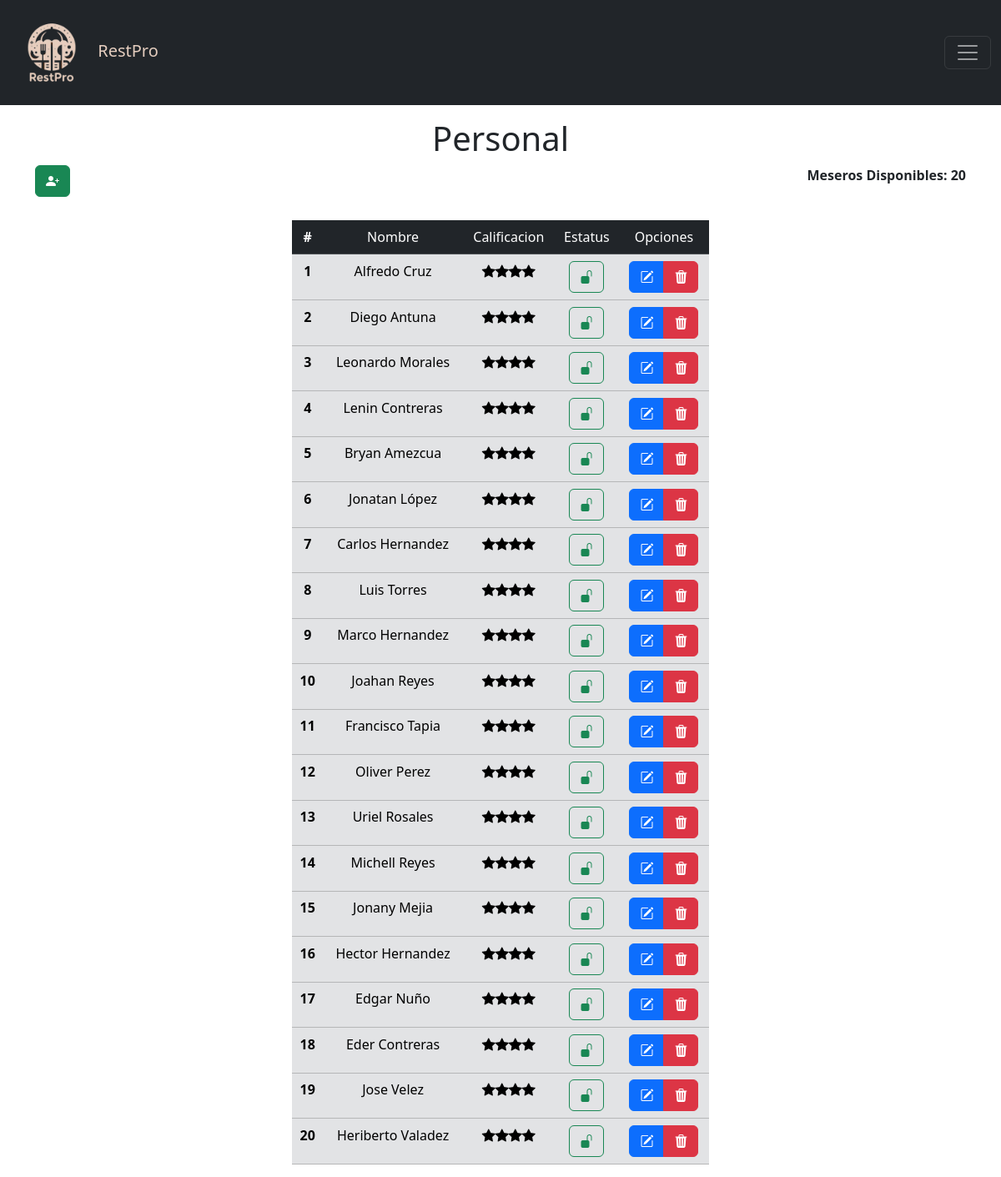
/vistas/personal/personal.php (signed in), run on an earlier commit of the app's database.
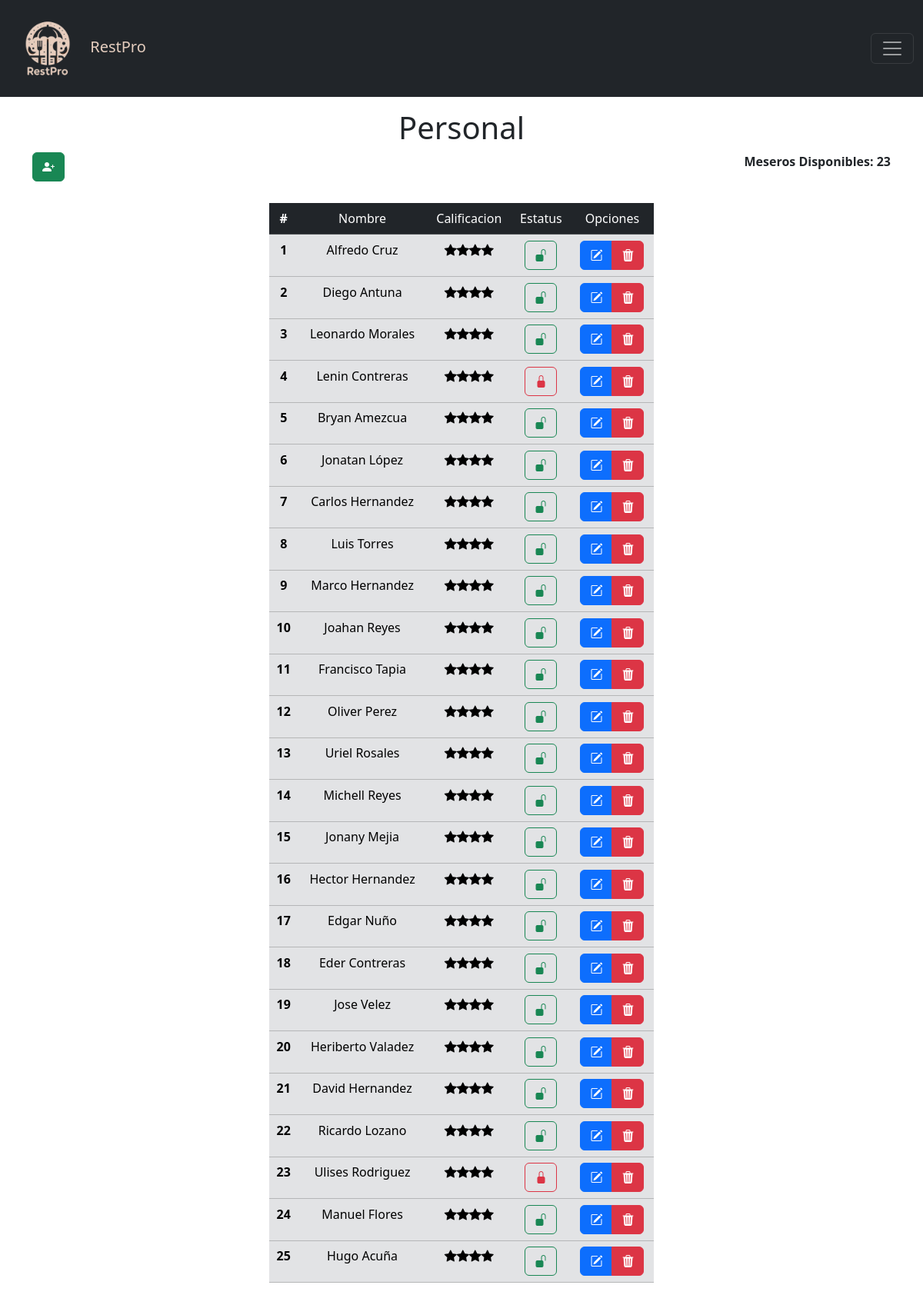
And on a later commit of the database.
### tables this page shows
CREATE TABLE IF NOT EXISTS `personal` (
  `id` int NOT NULL AUTO_INCREMENT,
  `nombre` varchar(50) NOT NULL,
  `apellido` varchar(50) NOT NULL,
  `calificacion` int NOT NULL DEFAULT '4',
  `estado` int NOT NULL DEFAULT '1' COMMENT '0: inactivo, 1: activo',
  PRIMARY KEY (`id`)
);

### vistas/personal/personal.php (the view, shortened to what this page needs)
<?php
$ubicacion = "../../";
$titulo = "Personal";
include($ubicacion . "includes/header.php");
include($ubicacion . "config/conexion.php");
$result = $pdo->query("SELECT * FROM personal");
if ($result->rowCount() > 0) {
    $resultMeseros = $result->fetchAll(PDO::FETCH_OBJ);
    $ctn_meseros = 1;
}
$result = $pdo->query('SELECT COUNT(*) FROM personal WHERE estado = 1');
$n_meseros = $result->fetchColumn();
?>
<link rel="stylesheet" href="<?php echo $ubicacion; ?>/assets/tools/styles/estilos_vistas.css">
<div class="container mt-3">
    <h1 class="text-center"><?php echo $titulo; ?></h1>
    <div class="row">
        <div class="col">
            <button title="Agregar mesero" data-bs-toggle="modal" data-bs-target="#modalAgregar"
                class="btn btn-success mb-1"><i class="bi bi-person-plus-fill"></i>
            </button>
        </div>
        <div class="col" style="text-align: right;">
                <strong>Meseros Disponibles: <?php echo $n_meseros; ?></strong>
        </div>
    </div>
    <br>
    <div class="d-flex centrar">
        <?php if (isset($resultMeseros)): ?>
            <table class="table table-border table-dark" style="width: 500px;">
                <thead>
                    <tr>
                        <th>#</th>
                        <td>Nombre</td>
                        <td>Calificacion</td>
                        <td>Estatus</td>
                        <td>Opciones</td>
                    </tr>
                </thead>
                <tbody class="table-secondary">
                    <?php foreach ($resultMeseros as $mesero): ?>
                        <tr>
                            <th><?php echo $ctn_meseros; ?></th>
                            <td><?php echo $mesero->nombre . " " . $mesero->apellido; ?></td>
                            <td>
                                <?php for ($star = 0; $star < $mesero->calificacion; $star++):
                                    echo '<i class="bi bi-star-fill"></i>';
                                endfor ?>
                            </td>
                            <td>
                                <?php
                                if ($mesero->estado == 1) {
                                    $estiloButton = ' title="Presione para bloquear" class="btn btn-outline-success "';
                                    $icon = '<i class="bi bi-unlock-fill"></i>';
                                    $modal = 'data-bs-target="#modalBloquear"';
                                } else {
                                    $estiloButton = 'title="Presione para desbloquear" class="btn btn-outline-danger"';
                                    $icon = '<i class="bi bi-lock-fill"></i>';
                                    $modal = ' onclick="confirmarDesbloqueo(' . $mesero->id . ')" ';
                                }
                                ?>
                                <button <?php echo $estiloButton; ?> data-bs-toggle="modal" <?php echo $modal; ?> href=""
                                    data-id="<?php echo $mesero->id; ?>" data-name="<?php echo $mesero->nombre; ?>"
                                    data-estado="<?php echo $mesero->estado; ?>"><?php echo $icon; ?></button>
                            </td>
                            <td>
                                <div class="btn-group" role="group" aria-label="Basic mixed styles example">
                                    <button title="Editar" class="btn btn-primary" data-bs-toggle="modal"
                                        data-bs-target="#modalEditar" type="button" data-id="<?php echo $mesero->id; ?>"
                                        data-name="<?php echo $mesero->nombre; ?>"
                                        data-apellido="<?php echo $mesero->apellido; ?>"><i class="bi bi-pencil-square"></i>
                                    </button>
                                    <button title="Eliminar" type="button" class="btn btn-danger"
                                        onclick="confirmarEliminacion(<?php echo $mesero->id; ?>)">
                                        <i class="bi bi-trash3-fill"></i>
                                    </button>
                                </div>
                            </td>
                        <tr>
                            <?php $ctn_meseros += 1; endforeach ?>
                </tbody>
            </table>
        <?php endif ?>
    </div>
</div>

### includes/header.php (shortened to what this page needs)
<!doctype html>
<html lang="es">
<head>
    <link href="https://cdn.jsdelivr.net/npm/bootstrap@5.3.3/dist/css/bootstrap.min.css" rel="stylesheet">
    <link href="https://getbootstrap.com/docs/5.3/assets/css/docs.css" rel="stylesheet">
    <link href="<?php echo $ubicacion; ?>assets/tools/styles.css" rel="stylesheet">
    <link rel="stylesheet" href="https://cdn.jsdelivr.net/npm/bootstrap-icons@1.11.3/font/bootstrap-icons.min.css">
</head>
<body>
    <?php
    include_once $ubicacion."includes/navbar.php";
    ?>

### includes/navbar.php (shortened to what this page needs)
<nav class="navbar navbar-dark bg-dark">
    <div class="container-fluid">
        <a class="navbar-brand color-text-navbar" href="<?php echo $ubicacion; ?>index.php">
            <img src="<?php echo $ubicacion; ?>assets/imagenes/logo-white.png" width="100" height="100" alt="...">
            RestPro
        </a>
        <button class="navbar-toggler" type="button" data-bs-toggle="offcanvas" data-bs-target="#offcanvasNavbar"
            aria-controls="offcanvasNavbar" aria-label="Toggle navigation">
            <span class="navbar-toggler-icon"></span>
        </button>
</nav>

### assets/tools/styles.css (style rules this page uses)
.row { display: flex; row-gap: 48px; }
.color-text-navbar { color: #e4cdbe; }
.centrar { text-align: center; justify-content: center; align-items: center; }
.container { margin-top: 50px; }
.btn { cursor: pointer; }

### assets/tools/styles/estilos_vistas.css (style rules this page uses)
.table { table-layout: auto; width: auto; }

What changed in the data, as far as the page shows it:
changed personal "Lenin": estado 1 → 0 (drawn)
added personal: nombre "David", apellido "Hernandez", calificacion 4 (drawn), estado 1 (drawn)
added personal: nombre "Ricardo", apellido "Lozano", calificacion 4 (drawn), estado 1 (drawn)
added personal: nombre "Ulises", apellido "Rodriguez", calificacion 4 (drawn), estado 0 (drawn)
added personal: nombre "Manuel", apellido "Flores", calificacion 4 (drawn), estado 1 (drawn)
added personal: nombre "Hugo", apellido "Acuña", calificacion 4 (drawn), estado 1 (drawn)
Also different on the page:
$n_meseros: "20" → "23"
